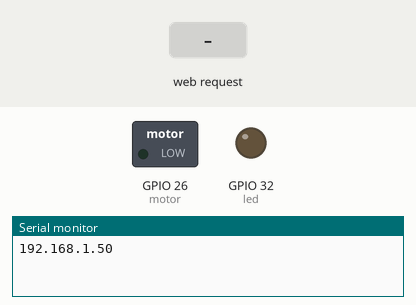
This program was run on a simulated ESP32. Shown: switched loads named in the program (green lamp = pin HIGH), output pins drawn as LEDs (lit = HIGH), the last lines printed to the serial monitor. Inputs (shaded band) come from the test bench. WiFi joins after 1.5 s; servers stay silent unless stated; storage starts empty.

Above: at 2.7 s.
2.8 s: HTTP request GET /motor_on received
At 3.9 s:
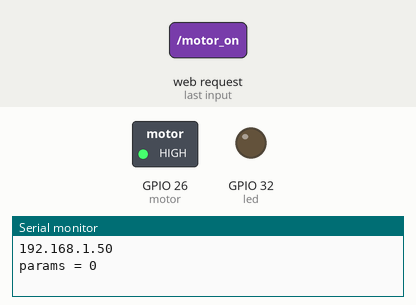
4.3 s: HTTP request GET /motor_off received
At 5.1 s:
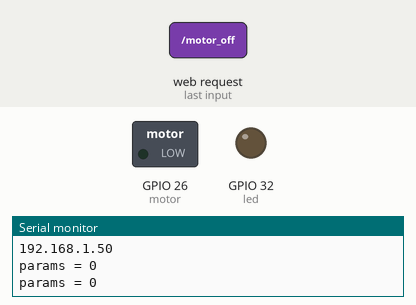
Timing chart, 0 to 7.3 s (numbered marks = the images above; inputs shaded):
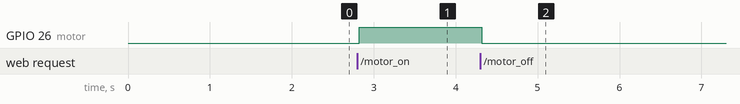

The program:

main.cpp
```cpp
#include <Arduino.h>
#include <WiFi.h>
#include <SPIFFS.h>
#include <ESPAsyncWebServer.h>

constexpr int btn_left = 35;
constexpr int btn_mid = 25;
constexpr int btn_right = 33;
constexpr int led = 32;
constexpr int motor = 26;

int led_state = 0;
int motor_state = LOW;

constexpr auto ssid = "JJD2";
constexpr auto password = "0987654321";

AsyncWebServer server(80);

void setup() {
  pinMode(btn_left, INPUT_PULLDOWN);
  pinMode(btn_mid, INPUT_PULLDOWN);
  pinMode(btn_right, INPUT_PULLDOWN);
  pinMode(led, OUTPUT);
  pinMode(motor, OUTPUT);

  Serial.begin(9600);
  SPIFFS.begin();
  WiFi.begin(ssid, password);
  while (WiFi.status() != WL_CONNECTED) {}
  Serial.println(WiFi.localIP());

  server.on("/", HTTP_GET, [](AsyncWebServerRequest *req) {
    req->send(SPIFFS, "/index.html" , "text/html");
  });

  server.on("/style.css", HTTP_GET, [](AsyncWebServerRequest *req) {
    req->send(SPIFFS, "/style.css" , "text/css");
  });

  server.on("/script.js", HTTP_GET, [](AsyncWebServerRequest *req) {
    req->send(SPIFFS, "/script.js" , "text/javascript");
  });

  server.on("/buttons", HTTP_GET, [](AsyncWebServerRequest *req){
    String resp = String(digitalRead(btn_left)) + "/" + String(digitalRead(btn_mid)) + "/" + String(digitalRead(btn_right));
    req->send(200, "text/plain", resp);
  });

  server.on("/motor_on", HTTP_GET, [](AsyncWebServerRequest *req){
    int number_of_params = req->params();
    Serial.println("params = " + String(number_of_params));
    for (int i=0; i<number_of_params; i++) {
      auto p = req->getParam(i);
      Serial.println("par" + String(i) + ": " + String(p->name()) + " = " + String(p->value()));
    }
    digitalWrite(motor, HIGH);
    req->send(200);
  });

  server.on("/motor_off", HTTP_GET, [](AsyncWebServerRequest *req){
    int number_of_params = req->params();
    Serial.println("params = " + String(number_of_params));
    for (int i=0; i<number_of_params; i++) {
      auto p = req->getParam(i);
      Serial.println("par" + String(i) + ": " + String(p->name()) + " = " + String(p->value()));
    }
    digitalWrite(motor, LOW);
    req->send(200);
  });

  server.on("/led", HTTP_GET, [](AsyncWebServerRequest *req){
    led_state ^= 0;
    digitalWrite(led, led_state);
    req->send(200);
  });

  server.begin();

}

void loop() {

  /*
  auto state_left = digitalRead(btn_left);
  auto state_mid = digitalRead(btn_mid);
  auto state_right = digitalRead(btn_right);

  Serial.println("left = " + String(state_left) + " mid = " + String(state_mid) + " right = " + String(state_right));
  delay(2000);*/
}
```

Measured:
- after the input at 2.8 s, GPIO 26 (motor): LOW → HIGH at once
- after the input at 4.3 s, GPIO 26 (motor): HIGH → LOW at once
